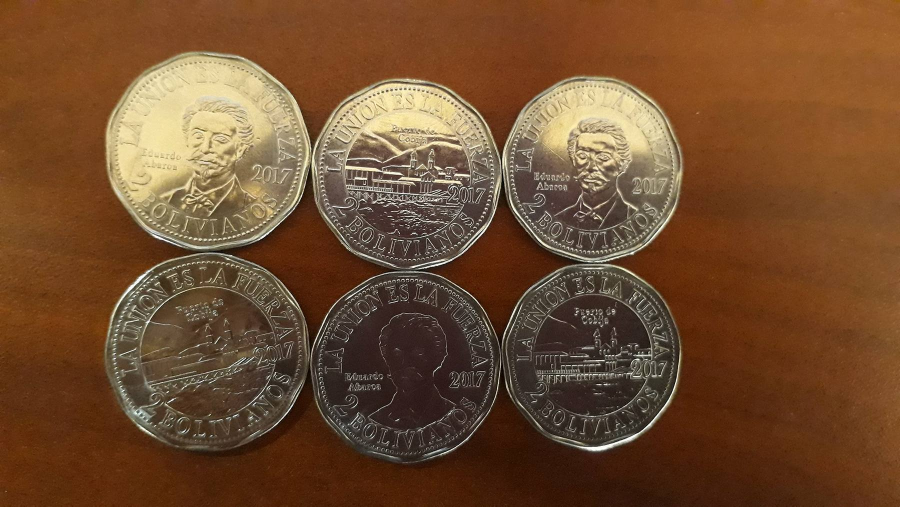
#> input picture monedas_2.jpg, 1800 x 1013 px, found by its file name (shown at 1/2 size)
$ python ej4.py
#> lines starting #> are read from the running program, lines starting #| are printed output that depends on the picture; after the words box and inside, x2 and y2 are one past the last pixel; in counts of white or black regions, pixels touching at a corner belong together
import cv2 as cv
import numpy as np
import os

image_path = 'videos/monedas_2.jpg'

if not os.path.exists(image_path):
    exit()

img = cv.imread(image_path)
#> img is the input picture: shape (1013, 1800, 3); mean B, G, R 47.4, 77.1, 113.2
gray = cv.cvtColor(img, cv.COLOR_BGR2GRAY)
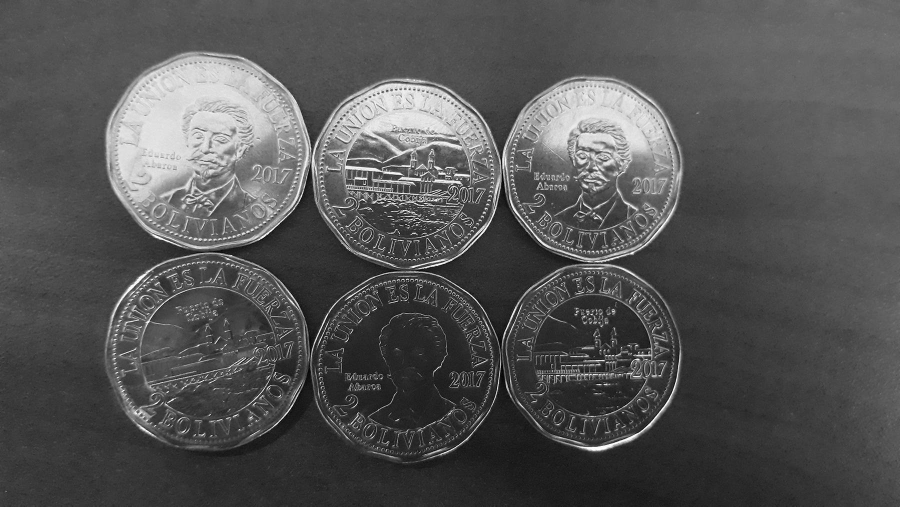
#> gray: shape (1013, 1800) (shown at 1/2 size); min 0, max 255, mean 84.5

# Desenfoque moderado para no perder el borde real [cite: 10, 22]
blur = cv.GaussianBlur(gray, (13, 13), 0)

# Canny con umbral mas bajo para capturar mejor el borde [cite: 41, 44]
edges = cv.Canny(blur, 30, 150)
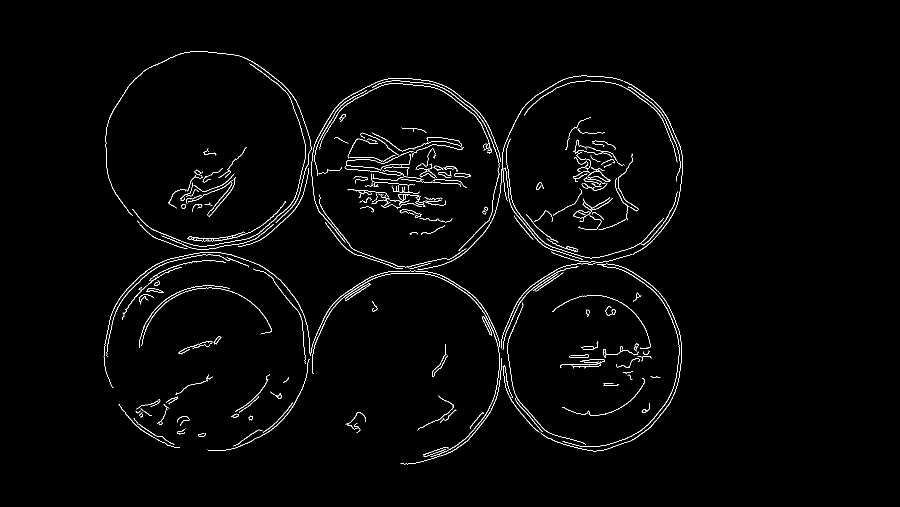
#> edges: shape (1013, 1800) (shown at 1/2 size); 1.6% white in thin lines or dots, all inside (x1, y1, x2, y2) = (207, 102, 1366, 929)

# Cerrar el contorno para que sea una sola linea solida
kernel = np.ones((5, 5), np.uint8)
closed = cv.morphologyEx(edges, cv.MORPH_CLOSE, kernel)
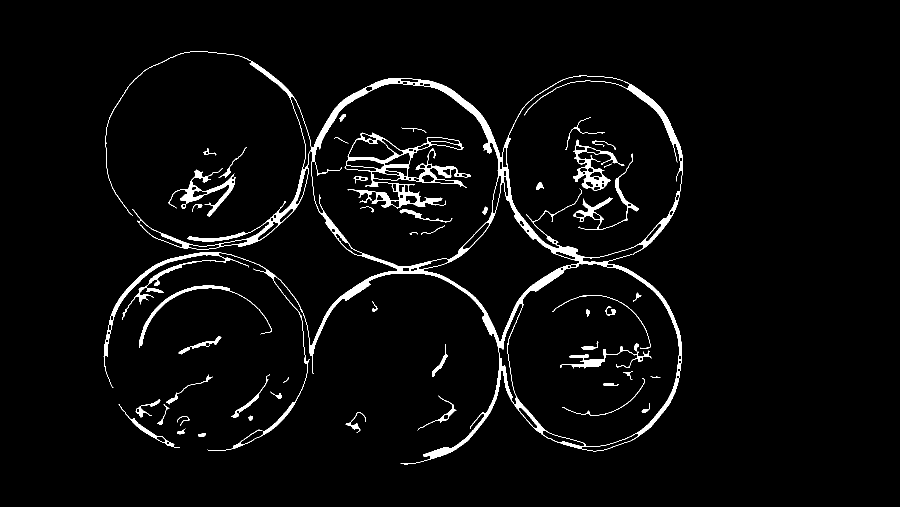
#> closed: shape (1013, 1800) (shown at 1/2 size); 3.5% white; 55 white regions (1 under 20 px)

contornos, _ = cv.findContours(closed.copy(), cv.RETR_EXTERNAL, cv.CHAIN_APPROX_SIMPLE)
#> contornos = 32 contours, 3 with area under 20; largest, box (x1, y1, x2, y2) and area: (207, 102, 1366, 929) 272874, (1146, 279, 1249, 382) 3142, (336, 336, 471, 434) 2267, (1146, 307, 1277, 460) 1658, (278, 571, 544, 696) 1260

count = 0
for c in contornos:
    area = cv.contourArea(c)
    # Ajuste de area: si no detecta nada, baja este valor a 500
    if area > 900:
        cv.drawContours(img, [c], -1, (0, 255, 0), 3)
        count += 1
#> this loop made 32 passes
#> area on passes 1, 2, 3, 4, 5, 6, 7, 8, 9, 10, 12, 13: 66, 70, 31, 48.5, 161.5, 68.5, 672.5, 297, 309.5, 61, 186.5, 365.5
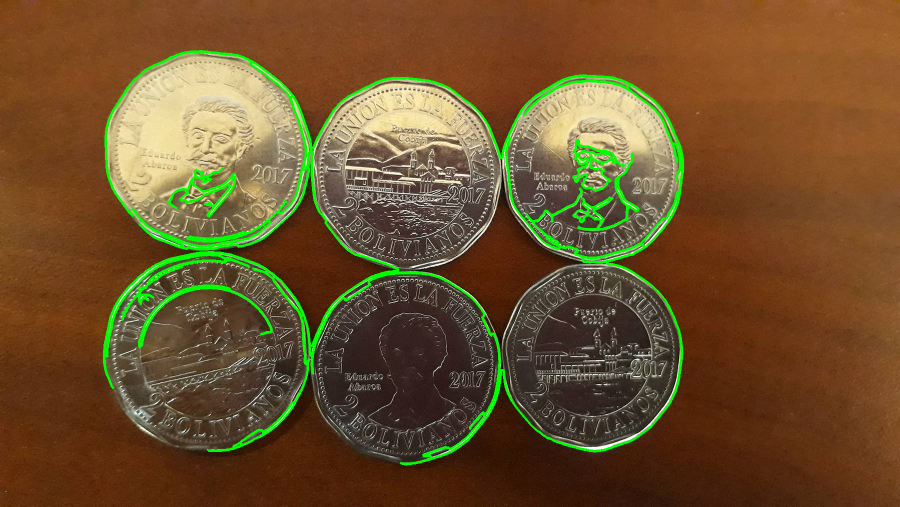
#> img: shape (1013, 1800, 3) (shown at 1/2 size); 3.19% of pixels changed, all inside (x1, y1, x2, y2) = (205, 100, 1368, 931)
#> after the loop, count = 5

# Texto mas grande y en una posicion mas visible
print(f"Monedas detectadas: {count}")
#| Monedas detectadas: 5
cv.putText(img, f"Conteo: {count}", (50, 100), cv.FONT_HERSHEY_SIMPLEX, 2, (0, 0, 255), 4)
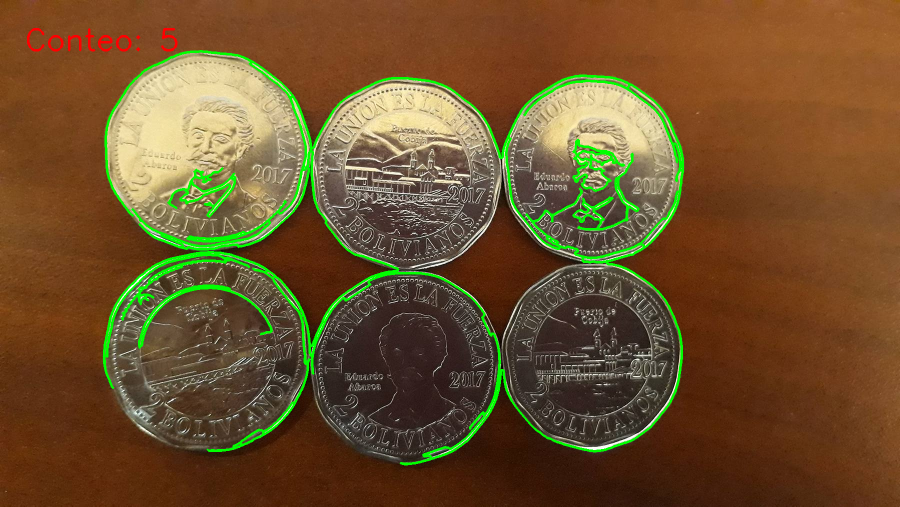
#> img: shape (1013, 1800, 3) (shown at 1/2 size); 0.17% of pixels changed, all inside (x1, y1, x2, y2) = (54, 56, 355, 103)

cv.imshow('Resultado', img)
cv.imshow('Bordes', closed)
cv.waitKey(0)
cv.destroyAllWindows()
